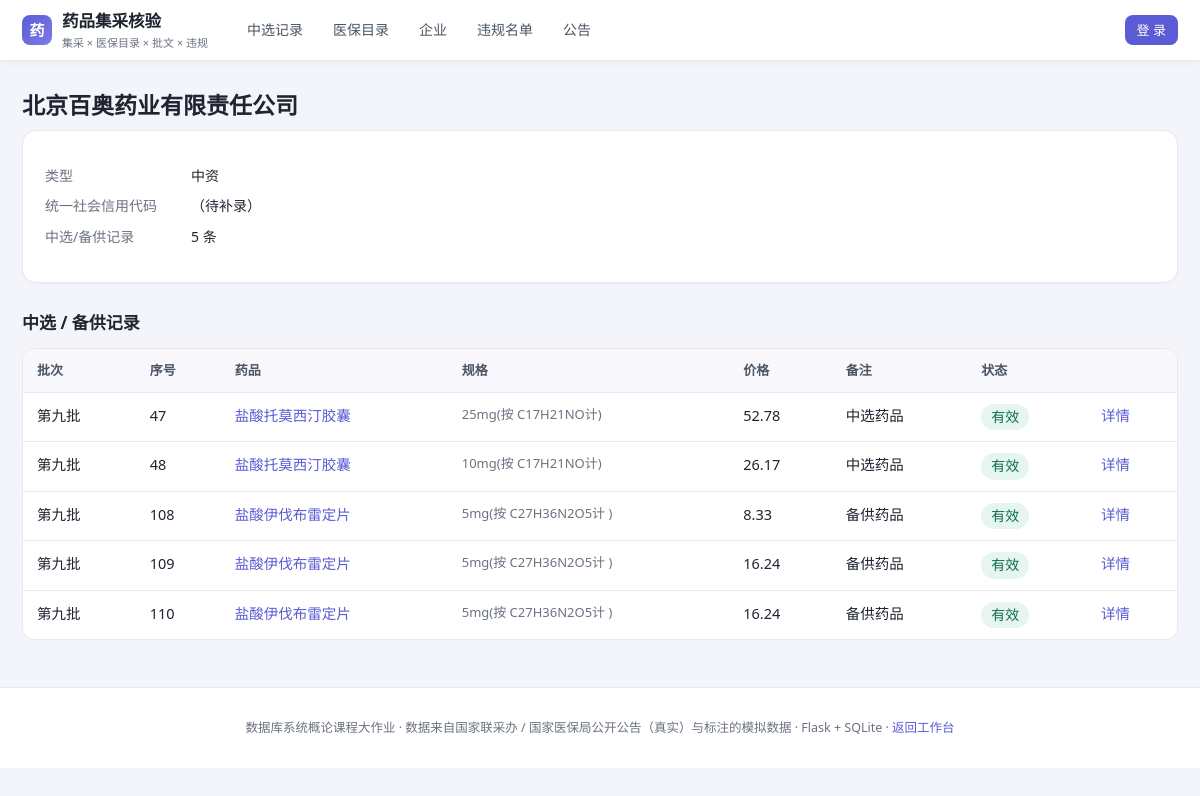
The app's page /manufacturers/41 with its own data.
### tables this page shows
CREATE TABLE manufacturer (
  manufacturer_id INTEGER PRIMARY KEY,
  name            TEXT NOT NULL UNIQUE,            -- 企业名称
  uscc            TEXT UNIQUE,                     -- 统一社会信用代码
  type            TEXT NOT NULL DEFAULT '中资'
                  CHECK(type IN ('中资','外资')),
  data_kind       TEXT NOT NULL DEFAULT '真实'
                  CHECK(data_kind IN ('真实','模拟'))
);

CREATE TABLE selected_item (
  selected_id   INTEGER PRIMARY KEY,
  batch_id      INTEGER NOT NULL REFERENCES vbp_batch(batch_id),
  drug_id       INTEGER REFERENCES drug(drug_id),  -- 可空：匹配失败即核验结果
  seq_no        INTEGER,                           -- 原清单序号
  product_name  TEXT NOT NULL,
  dosage_form   TEXT,
  specification TEXT,
  pack_desc     TEXT,
  pack_qty      INTEGER,
  pack_unit     TEXT,
  manufacturer_id INTEGER REFERENCES manufacturer(manufacturer_id),
  price         REAL NOT NULL CHECK(price > 0),    -- 中选价（元）
  remark        TEXT,                              -- 中选/备供/视同主供
  status        TEXT NOT NULL DEFAULT '有效'
                CHECK(status IN ('有效','失效')),
  source_announcement_id INTEGER REFERENCES announcement(announcement_id),
  data_kind     TEXT NOT NULL DEFAULT '真实'
                CHECK(data_kind IN ('真实','模拟'))
);

CREATE TABLE vbp_batch (
  batch_id     INTEGER PRIMARY KEY,
  batch_no     TEXT NOT NULL UNIQUE,               -- 如「第九批」
  tender_date  TEXT,                               -- 开标日期
  exec_date    TEXT,                               -- 执行日期
  notice_no    TEXT,
  data_kind    TEXT NOT NULL DEFAULT '真实'
               CHECK(data_kind IN ('真实','模拟'))
);

### src/app.py (the view)
@app.route("/manufacturers/<int:mid>")
def manufacturer_detail(mid):
    m = query_one("SELECT * FROM manufacturer WHERE manufacturer_id=?", (mid,))
    if not m:
        abort(404)
    items = query("SELECT s.*, b.batch_no FROM selected_item s JOIN vbp_batch b ON b.batch_id=s.batch_id "
                  "WHERE s.manufacturer_id=? ORDER BY s.seq_no", (mid,))
    viols = query("SELECT * FROM violation WHERE manufacturer=?", (m["name"],))
    return render_template("manufacturer_detail.html", m=m, items=items, viols=viols)

### src/app.py (called while the page is built)
def current_user():
    uid = session.get("uid")
    if not uid:
        return None
    return query_one("SELECT * FROM user_account WHERE user_id=?", (uid,))

@app.context_processor
def inject_user():
    return {"me": current_user(), "ROLES": ROLES}

### src/db.py (called while the page is built)
def get_db():
    if "db" not in g:
        g.db = sqlite3.connect(DB_PATH)
        g.db.row_factory = sqlite3.Row
        g.db.execute("PRAGMA foreign_keys=ON")
    return g.db

def query(sql, args=()):
    return get_db().execute(sql, args).fetchall()

def query_one(sql, args=()):
    return get_db().execute(sql, args).fetchone()

### src/templates/manufacturer_detail.html (shortened to what this page needs)
{% extends "base.html" %}{% block t %}企业详情{% endblock %}
{% block body %}
<h1>{{ m.name }}</h1>
<div class="panel"><dl class="kv">
  <dt>类型</dt><dd>{{ m.type }}</dd>
  <dt>统一社会信用代码</dt><dd>{{ m.uscc or '（待补录）' }}</dd>
  <dt>中选/备供记录</dt><dd>{{ items|length }} 条</dd>
</dl></div>
<h2>中选 / 备供记录</h2>
<table>
  <tr><th>批次</th><th>序号</th><th>药品</th><th>规格</th><th>价格</th><th>备注</th><th>状态</th><th></th></tr>
  {% for s in items %}
  <tr><td>{{ s.batch_no }}</td><td>{{ s.seq_no }}</td>
      <td><a class="link" href="{{ url_for('selected_detail',sid=s.selected_id) }}">{{ s.product_name }}</a></td>
      <td class="muted">{{ s.specification }}</td><td>{{ s.price }}</td><td>{{ s.remark }}</td>
      <td><span class="tag {{ 'bad' if s.status=='失效' else 'okk' }}">{{ s.status }}</span></td>
      <td><a class="link" href="{{ url_for('selected_detail',sid=s.selected_id) }}">详情</a></td></tr>
  {% endfor %}
</table>
{% endblock %}

### src/static/style.css (style rules this page uses)
* { box-sizing:border-box }
:root { --pri:#5B5BD6; --pri-d:#4646B8; --ink:#1F2430; --muted:#6B7280; --line:#E7E8F0; --bg:#F4F5FA; --card:#fff; --teal:#0F6E56; --red:#C0392B; }
body { margin:0;font-family:system-ui,-apple-system,"Segoe UI","Microsoft YaHei",sans-serif;background:var(--bg);color:var(--ink);font-size:16px;line-height:1.6 }
h1 { font-size:23px;font-weight:700;margin:0 0 6px }
h2 { font-size:17px;font-weight:600;margin:26px 0 12px;color:var(--ink) }
.panel { background:#fff;border:1px solid var(--line);border-radius:14px;padding:20px 22px;margin-bottom:20px;box-shadow:0 1px 3px rgba(31,36,48,.03) }
table { border-collapse:separate;border-spacing:0;width:100%;background:#fff;font-size:13.5px;border:1px solid var(--line);border-radius:12px;overflow:hidden }
th,td { padding:11px 14px;text-align:left;vertical-align:top;border-bottom:1px solid var(--line) }
th { background:#F7F7FC;color:#4B5563;font-weight:600;font-size:13px;white-space:nowrap }
tr:last-child td { border-bottom:0 }
a.link { color:var(--pri);text-decoration:none;font-weight:500 }
.tag { display:inline-block;padding:2px 10px;border-radius:20px;font-size:14px;background:#F0F0F5;color:#5B6170;font-weight:500 }
.tag.okk { background:#E6F5EF;color:var(--teal) }
.kv { display:grid;grid-template-columns:130px 1fr;gap:8px 16px;font-size:14px }
.kv dt { color:var(--muted) }
.kv dd { margin:0 }
.muted { color:var(--muted);font-size:13px }
main table { font-size:14.5px }

### records on screen
manufacturer: name "北京百奥药业有限责任公司", type "中资"
selected_item: batch_no "第九批", seq_no "47", product_name "盐酸托莫西汀胶囊", specification "25mg(按 C17H21NO计)", price "52.78", remark "中选药品", status "有效"
selected_item: batch_no "第九批", seq_no "48", product_name "盐酸托莫西汀胶囊", specification "10mg(按 C17H21NO计)", price "26.17", remark "中选药品", status "有效"
selected_item: batch_no "第九批", seq_no "108", product_name "盐酸伊伐布雷定片", specification "5mg(按 C27H36N2O5计 )", price "8.33", remark "备供药品", status "有效"
selected_item: batch_no "第九批", seq_no "109", product_name "盐酸伊伐布雷定片", specification "5mg(按 C27H36N2O5计 )", price "16.24", remark "备供药品", status "有效"
selected_item: batch_no "第九批", seq_no "110", product_name "盐酸伊伐布雷定片", specification "5mg(按 C27H36N2O5计 )", price "16.24", remark "备供药品", status "有效"

### other values on screen
{{ m.uscc or '（待补录）' }} "（待补录）"
{{ items|length }} "5"
